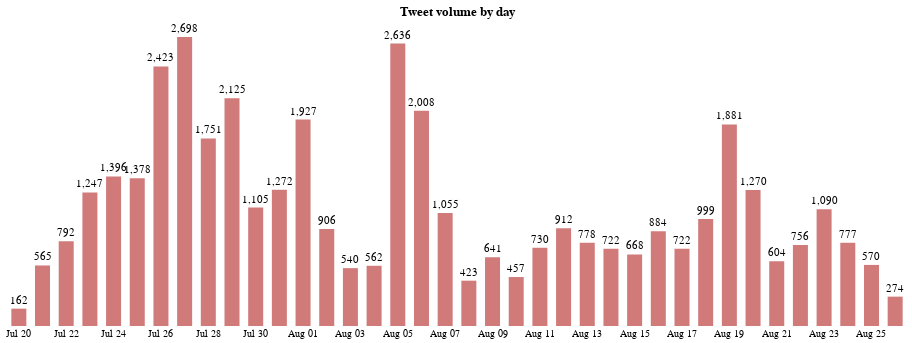

The code cell stored with this chart in its notebook:
### Code cell
tweet_by_days_bar = alt.Chart(all_tweets_day, title='Tweet volume by day').mark_bar(opacity=0.6, color='firebrick', size=15).encode(
    x=alt.X('monthdate(day_bins):O', axis=alt.Axis(title='', ticks=False)),
    y=alt.Y('count:Q', axis=None),  
)

tweet_by_days_text = alt.Chart(all_tweets_day).mark_text(
    align='center',
    baseline='middle',
    color='black',
    dy=-8 
).encode(
    x=alt.X('monthdate(day_bins):O', axis=alt.Axis(ticks=False, format=("%b %d"))),
    y=alt.Y('count:Q', axis=alt.Axis(title='count', ticks=False)),  
    text=alt.Text('count:Q', format=',')
)

(tweet_by_days_bar + tweet_by_days_text).properties(
    width=900,
    height=300
).configure_axis(
    grid=False,
    domain=False
).configure_view(
    strokeWidth=0)

### Figure 1 — Vega-Lite specification as saved in the notebook (floating-point values rounded to 4 significant figures)
{"config": {"view": {"continuousWidth": 400, "continuousHeight": 300, "strokeWidth": 0}, "axis": {"domain": false, "grid": false}}, "layer": [{"mark": {"type": "bar", "color": "firebrick", "opacity": 0.6, "size": 15}, "encoding": {"x": {"type": "ordinal", "axis": {"ticks": false, "title": ""}, "field": "day_bins", "timeUnit": "monthdate"}, "y": {"type": "quantitative", "axis": null, "field": "count"}}, "title": "Tweet volume by day"}, {"mark": {"type": "text", "align": "center", "baseline": "middle", "color": "black", "dy": -8}, "encoding": {"text": {"type": "quantitative", "field": "count", "format": ","}, "x": {"type": "ordinal", "axis": {"format": "%b %d", "ticks": false}, "field": "day_bins", "timeUnit": "monthdate"}, "y": {"type": "quantitative", "axis": {"ticks": false, "title": "count"}, "field": "count"}}}], "data": {"name": "data-bf08cc0161f110a05d99cde751eaba20"}, "height": 300, "width": 900, "$schema": "https://vega.github.io/schema/vega-lite/v4.8.1.json", "datasets": {"data-bf08cc0161f110a05d99cde751eaba20": [{"day_bins": "2021-07-20T00:00:00", "count": 162}, {"day_bins": "2021-07-21T00:00:00", "count": 565}, {"day_bins": "2021-07-22T00:00:00", "count": 792}, {"day_bins": "2021-07-23T00:00:00", "count": 1247}, {"day_bins": "2021-07-24T00:00:00", "count": 1396}, {"day_bins": "2021-07-25T00:00:00", "count": 1378}, {"day_bins": "2021-07-26T00:00:00", "count": 2423}, {"day_bins": "2021-07-27T00:00:00", "count": 2698}, {"day_bins": "2021-07-28T00:00:00", "count": 1751}, {"day_bins": "2021-07-29T00:00:00", "count": 2125}, {"day_bins": "2021-07-30T00:00:00", "count": 1105}, {"day_bins": "2021-07-31T00:00:00", "count": 1272}, {"day_bins": "2021-08-01T00:00:00", "count": 1927}, {"day_bins": "2021-08-02T00:00:00", "count": 906}, {"day_bins": "2021-08-03T00:00:00", "count": 540}, {"day_bins": "2021-08-04T00:00:00", "count": 562}, {"day_bins": "2021-08-05T00:00:00", "count": 2636}, {"day_bins": "2021-08-06T00:00:00", "count": 2008}, {"day_bins": "2021-08-07T00:00:00", "count": 1055}, {"day_bins": "2021-08-08T00:00:00", "count": 423}, {"day_bins": "2021-08-09T00:00:00", "count": 641}, {"day_bins": "2021-08-10T00:00:00", "count": 457}, {"day_bins": "2021-08-11T00:00:00", "count": 730}, {"day_bins": "2021-08-12T00:00:00", "count": 912}, {"day_bins": "2021-08-13T00:00:00", "count": 778}, {"day_bins": "2021-08-14T00:00:00", "count": 722}, {"day_bins": "2021-08-15T00:00:00", "count": 668}, {"day_bins": "2021-08-16T00:00:00", "count": 884}, {"day_bins": "2021-08-17T00:00:00", "count": 722}, {"day_bins": "2021-08-18T00:00:00", "count": 999}, {"day_bins": "2021-08-19T00:00:00", "count": 1881}, {"day_bins": "2021-08-20T00:00:00", "count": 1270}, {"day_bins": "2021-08-21T00:00:00", "count": 604}, {"day_bins": "2021-08-22T00:00:00", "count": 756}, {"day_bins": "2021-08-23T00:00:00", "count": 1090}, {"day_bins": "2021-08-24T00:00:00", "count": 777}, {"day_bins": "2021-08-25T00:00:00", "count": 570}, {"day_bins": "2021-08-26T00:00:00", "count": 274}]}}
